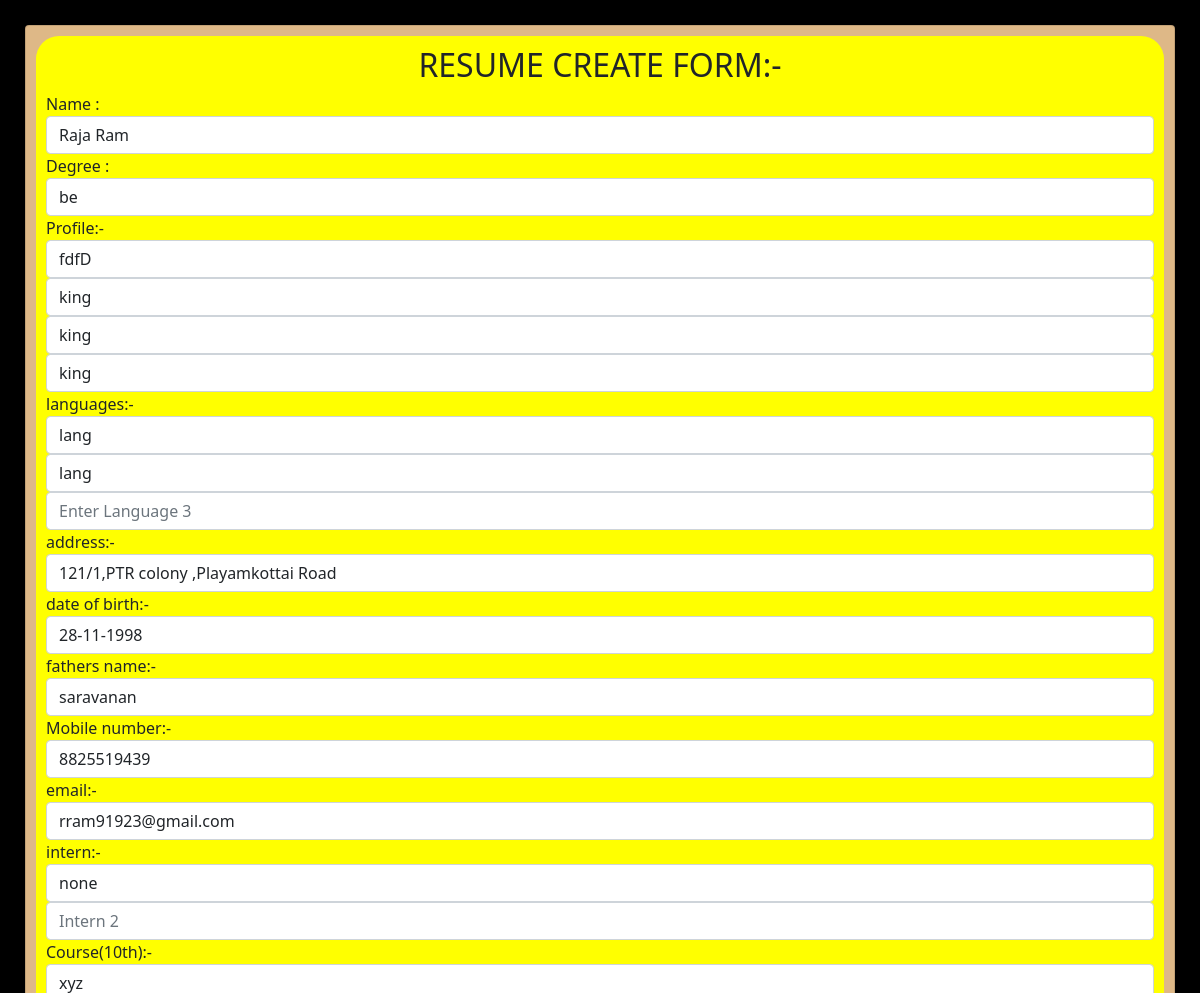
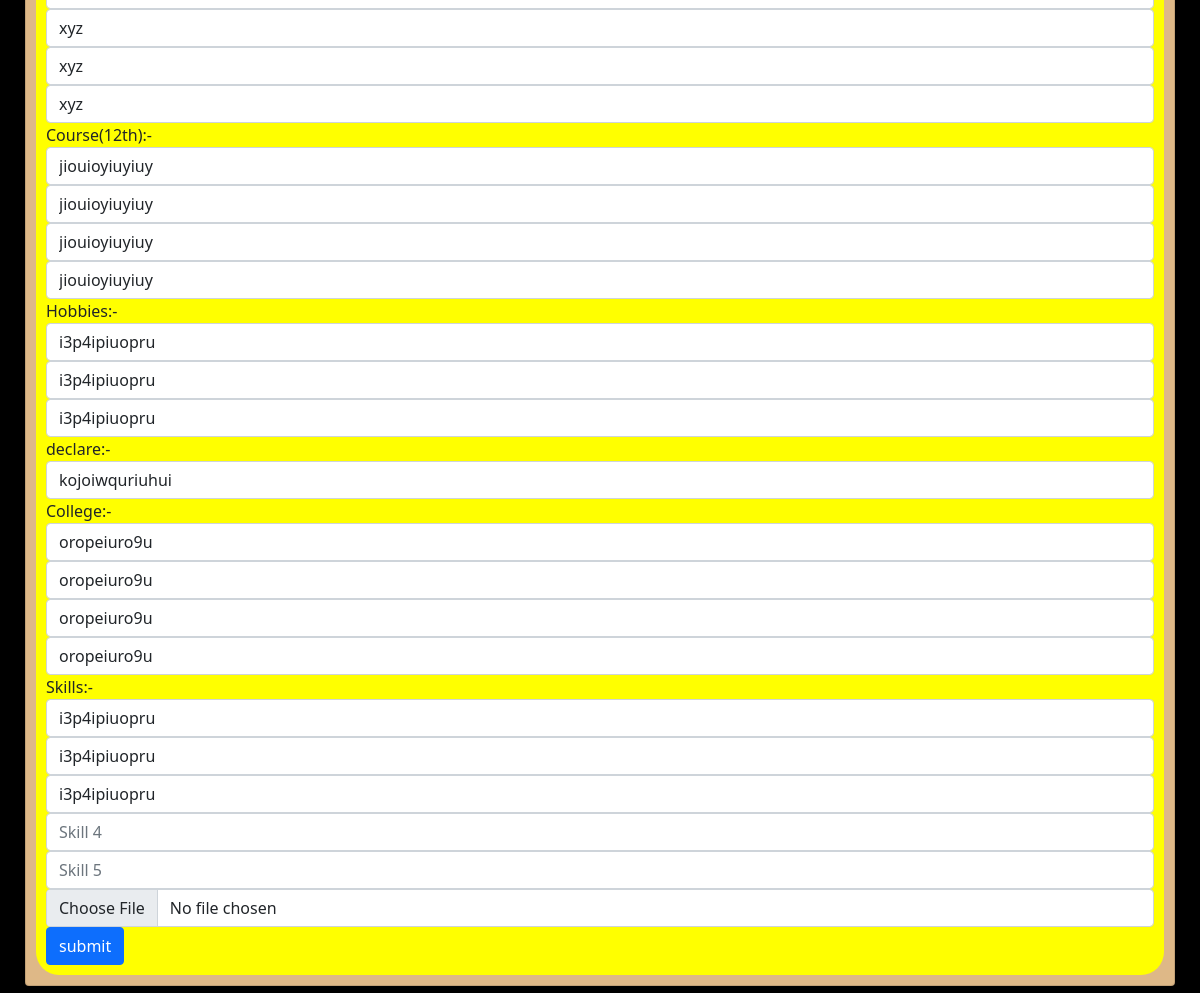
The page /temp1/update1/1/ on the database its author committed (2 pictures, top to bottom).
### temp1/models.py (models this page shows, shortened)
class temp1model(models.Model):
    name=models.CharField(max_length=100)
    image=models.ImageField(upload_to='images/')
    degree=models.CharField(max_length=100)
    propoint_1=models.CharField(max_length=200)
    propoint_2=models.CharField(max_length=200)
    propoint_3=models.CharField(max_length=200,blank=True)
    propoint_4=models.CharField(max_length=200,blank=True)
    lang_1=models.CharField(max_length=20)
    lang_2=models.CharField(max_length=20,blank=True)
    lang_3=models.CharField(max_length=20,blank=True)
    Address=models.CharField(max_length=200)
    Date_of_birth=models.CharField(max_length=100)
    father_name=models.CharField(max_length=100)
    mobileno=models.IntegerField()
    email=models.EmailField()
    course_1=models.CharField(max_length=50)
    school_1=models.CharField(max_length=200)
    percent_1=models.CharField(max_length=50)
    year_1=models.CharField(max_length=50)
    course_2=models.CharField(max_length=50)
    school_2=models.CharField(max_length=200)
    percent_2=models.CharField(max_length=50)
    year_2=models.CharField(max_length=50)
    course_3=models.CharField(max_length=50)
    college=models.CharField(max_length=200)
    percent_3=models.CharField(max_length=50)
    year_3=models.CharField(max_length=50)
    skill_1=models.CharField(max_length=100,blank=True)
    skill_2=models.CharField(max_length=100,blank=True)
    skill_3=models.CharField(max_length=100,blank=True)
    skill_4=models.CharField(max_length=100,blank=True)
    skill_5=models.CharField(max_length=100,blank=True)
    hobby_1=models.CharField(max_length=100)
    hobby_2=models.CharField(max_length=100,blank=True)
    hobby_3=models.CharField(max_length=100,blank=True)
    intern_1=models.CharField(max_length=100,blank=True)
    intern_2=models.CharField(max_length=100,blank=True)
    declare=models.CharField(max_length=500)

### temp1/views.py (the view)
# urls.py: path('update1/<int:pk>/',views.temp1update,name='update1'),
def temp1update(request,pk):
    dataupdate=temp1model.objects.get(id=pk)
    form=temp1Form(instance=dataupdate)
    if request.method == 'POST':
        form=temp1Form(request.POST,request.FILES,instance=dataupdate)
        if form.is_valid():
             form.save()
             return redirect('/temp1/get1')
    return render(request,'temp1upd.html',{'datas':dataupdate,'form':form})

### temp1/templates/temp1upd.html (shortened to what this page needs)
<!DOCTYPE html>
<html lang="en">
<head>
  <link href="https://cdn.jsdelivr.net/npm/bootstrap@5.1.3/dist/css/bootstrap.min.css" rel="stylesheet"
>
</head>
<body>
  <div class="main bg-black" style="padding:25px;">
    <div class="card" style="padding:10px; background-color:burlywood;">
      <div class="container" style="padding:10px; background-color:yellow;border-radius: 23px;">
        <form method="POST" enctype="multipart/form-data" action="">
          <h2 style="text-align:center;">RESUME CREATE FORM:-</h2>
          <label>Name :</label>
          {{ form.name }}
          <label>Degree :</label>
          {{ form.degree }}
          <label>Profile:-</label>
          {{ form.propoint_1 }}
          {{ form.propoint_2 }}
          {{ form.propoint_3 }}
          {{ form.propoint_4 }}
          <label>languages:-</label>
          {{ form.lang_1 }}
          {{ form.lang_2 }}
          {{ form.lang_3 }}
          <label>address:-</label>
          {{ form.Address }}
          <label>date of birth:-</label>
          {{ form.Date_of_birth}}
          <label>fathers name:-</label>
          {{ form.father_name }}
          <label>Mobile number:-</label>
          {{ form.mobileno }}
          <label>email:-</label>
          {{ form.email }}
          <label>intern:-</label>
          {{ form.intern_1 }}
          {{ form.intern_2 }}
          <label>Course(10th):-</label>
          {{ form.course_1 }}
          {{ form.school_1 }}
          {{ form.percent_1 }}
          {{ form.year_1 }}
          <label>Course(12th):-</label>
          {{ form.course_2 }}
          {{ form.school_2 }}
          {{ form.percent_2 }}
          {{ form.year_2 }}
          <label>Hobbies:-</label>
          {{ form.hobby_1 }}
          {{ form.hobby_2 }}
          {{ form.hobby_3 }}
          <label>declare:-</label>
          {{ form.declare }}
          <label>College:-</label>
          {{ form.course_3 }}
          {{ form.college }}
          {{ form.percent_3 }}
          {{ form.year_3 }}
          <label>Skills:-</label>
          {{ form.skill_1}}
          {{ form.skill_2}}
          {{ form.skill_3}}
          {{ form.skill_4}}
          {{ form.skill_5}}
          {{ form.image }}
          <button type="submit" class="btn btn-primary" value="submit">submit</button>
        </form>
      </div>
    </div>
  </div>
</body>
</html>

### rows shown on the page
temp1model: name "Raja Ram", degree "be", propoint_1 "fdfD", propoint_2 "king", propoint_3 "king", propoint_4 "king", lang_1 "lang", lang_2 "lang", Address "121/1,PTR colony ,Playamkottai Road", Date_of_birth "28-11-1998", father_name "saravanan", mobileno "8825519439", email "rram91923@gmail.com", intern_1 "none", course_1 "xyz", school_1 "xyz", percent_1 "xyz", year_1 "xyz", course_2 "jiouioyiuyiuy", school_2 "jiouioyiuyiuy", percent_2 "jiouioyiuyiuy", year_2 "jiouioyiuyiuy", hobby_1 "i3p4ipiuopru", hobby_2 "i3p4ipiuopru", hobby_3 "i3p4ipiuopru", declare "kojoiwquriuhui", course_3 "oropeiuro9u", college "oropeiuro9u", percent_3 "oropeiuro9u", year_3 "oropeiuro9u", skill_1 "i3p4ipiuopru", skill_2 "i3p4ipiuopru", skill_3 "i3p4ipiuopru"
